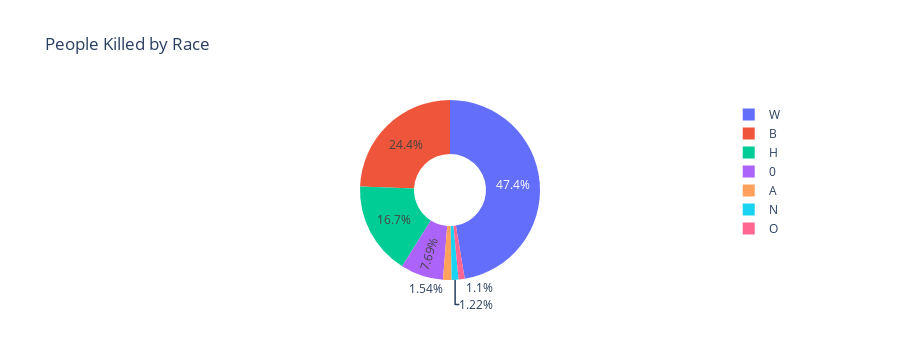

Notebook code cell kept with this figure:
### Code cell
fig = px.pie(df_race_grouped, 
             names=df_race_grouped.index, 
             values='count', 
             title='People Killed by Race',
             hole=0.4,)
fig.show()

### Figure 1 — Plotly figure (JSON) as saved in the notebook; plotly's stock layout.template omitted (floating-point values rounded to 4 significant figures)
{"data": [{"domain": {"x": [0, 1], "y": [0, 1]}, "hole": 0.4, "hovertemplate": "race=%{label}<br>count=%{value}<extra></extra>", "labels": ["W", "B", "H", 0, "A", "N", "O"], "legendgroup": "", "name": "", "showlegend": true, "type": "pie", "values": [1201, 618, 423, 195, 39, 31, 28]}], "layout": {"height": 360, "legend": {"tracegroupgap": 0}, "title": {"text": "People Killed by Race"}}}
